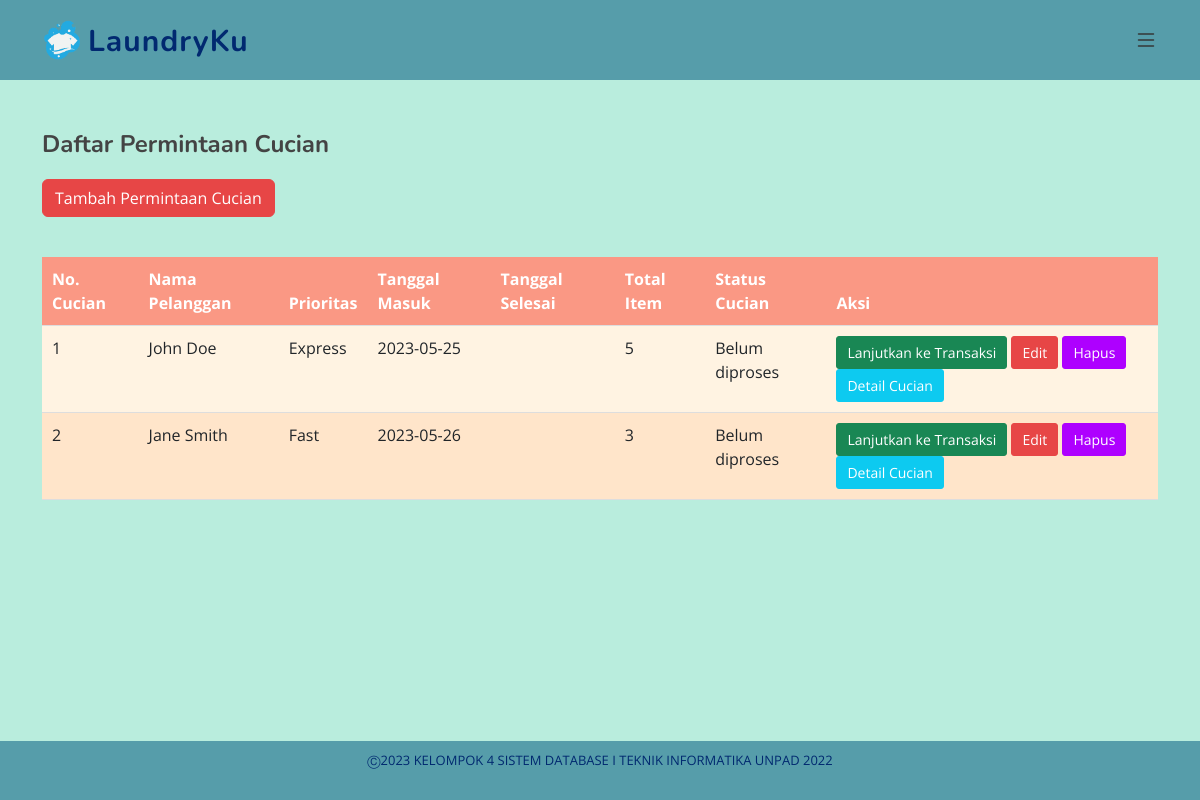
The page /permintaan_cucian.php (signed in) on the database as committed earlier.
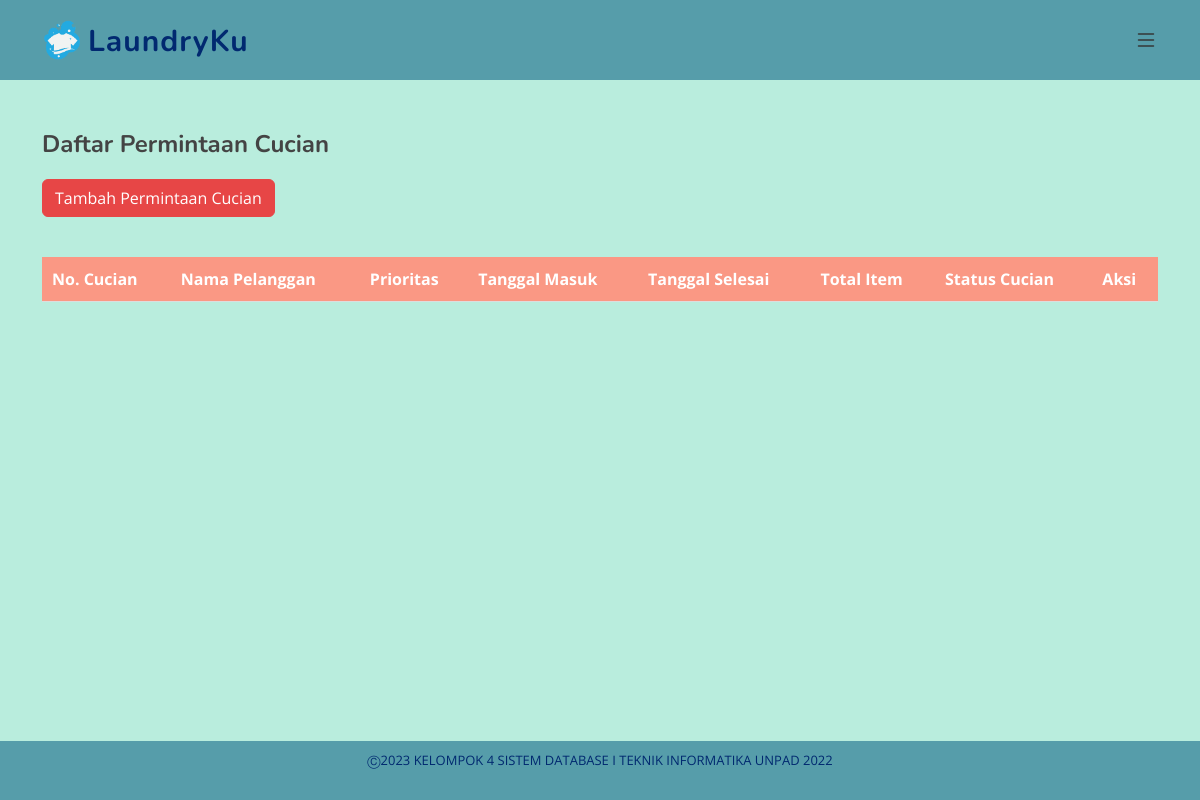
The same page on the database as committed later.
### tables this page shows
CREATE TABLE PermintaanCucian (
    no_cucian INT AUTO_INCREMENT PRIMARY KEY,
    id_pelanggan INT,
    id_prioritas INT,
    tgl_masuk DATE,
    tgl_selesai DATE,
    total_item INT,
    id_status_cucian INT,
    FOREIGN KEY (id_pelanggan) REFERENCES Pelanggan(id_pelanggan),
    FOREIGN KEY (id_prioritas) REFERENCES Prioritas(id_prioritas),
    FOREIGN KEY (id_status_cucian) REFERENCES StatusCucian(id_status_cucian)
);

CREATE TABLE Pelanggan (
    id_pelanggan INT AUTO_INCREMENT PRIMARY KEY,
    nama VARCHAR(255) NOT NULL,
    alamat VARCHAR(255) NOT NULL,
    telepon VARCHAR(15) NOT NULL,
    username VARCHAR(255) NOT NULL,
    password VARCHAR(255) NOT NULL,
    profil_image_url VARCHAR (255),
    role VARCHAR(255) NOT NULL DEFAULT 'pelanggan'
);

CREATE TABLE Prioritas (
    id_prioritas INT AUTO_INCREMENT PRIMARY KEY,
    jenis_prioritas VARCHAR(255) NOT NULL,
    keterangan VARCHAR(255),
    durasi INT,
    image_url VARCHAR (255)
);

CREATE TABLE StatusCucian (
    id_status_cucian INT AUTO_INCREMENT PRIMARY KEY,
    jenis_status_cucian VARCHAR(255) NOT NULL
);

### permintaan_cucian.php (the view, shortened to what this page needs)
<?php
include "config.php";
$query = "SELECT pc.*, p.nama, pri.jenis_prioritas, sc.jenis_status_cucian, SUM(ic.jumlah_item) AS total_item
FROM PermintaanCucian pc
INNER JOIN Pelanggan p ON pc.id_pelanggan = p.id_pelanggan
LEFT JOIN Prioritas pri ON pc.id_prioritas = pri.id_prioritas
LEFT JOIN StatusCucian sc ON pc.id_status_cucian = sc.id_status_cucian
LEFT JOIN itemCucian ic ON pc.no_cucian = ic.no_cucian
GROUP BY pc.no_cucian";
$result = mysqli_query($conn, $query);
?>
<?php include 'header.php'; ?>
<main id="main">
  <section id="admin" class="admin">
    <div class="container">
      <div class="row">
        <div class="col-lg-12">
          <h2>Daftar Permintaan Cucian</h2>
          <div class="text-right">
            <a href="tambah_permintaan_cucian.php" class="btn btn-primary">Tambah Permintaan Cucian</a>
          </div>
        </div>
      </div>
      <div class="row">
        <div class="col-lg-12">
          <table id="tabel-cucian" class="table">
            <thead>
              <tr>
                <th>No. Cucian</th>
                <th>Nama Pelanggan</th>
                <th>Prioritas</th>
                <th>Tanggal Masuk</th>
                <th>Tanggal Selesai</th>
                <th>Total Item</th>
                <th>Status Cucian</th>
                <th>Aksi</th>
              </tr>
            </thead>
            <tbody>
              <?php while ($row = mysqli_fetch_assoc($result)): ?>
                <?php
                $noCucian = $row['no_cucian'];
                $queryCheckTransaksi = "SELECT COUNT(*) AS jumlah_transaksi FROM Transaksi WHERE no_cucian = $noCucian";
                $resultCheckTransaksi = mysqli_query($conn, $queryCheckTransaksi);
                $rowCheckTransaksi = mysqli_fetch_assoc($resultCheckTransaksi);
                $jumlahTransaksi = $rowCheckTransaksi['jumlah_transaksi'];
                ?>
                <tr>
                  <td>
                    <?php echo $row['no_cucian']; ?>
                  </td>
                  <td>
                    <?php echo $row['nama']; ?>
                  </td>
                  <td>
                    <?php echo $row['jenis_prioritas']; ?>
                  </td>
                  <td>
                    <?php echo $row['tgl_masuk']; ?>
                  </td>
                  <td>
                  </td>
                  <td>
                    <?php echo $row['total_item']; ?>
                  </td>
                  <td>
                    <?php echo $row['jenis_status_cucian']; ?>
                  </td>
                  <td>
                    <?php if (!empty($row['no_transaksi'])): ?>
                      <a href="detail_transaksi.php?no_transaksi=<?php echo $row['no_transaksi']; ?>"
                        class="btn btn-primary btn-sm">Detail Transaksi</a>
                    <?php else: ?>
                      <?php if ($jumlahTransaksi > 0): ?>
                        <a href="#" class="btn btn-secondary btn-sm" disabled>Sudah Masuk Transaksi</a>
                      <?php elseif ($row['total_item'] == 0): ?>
                        <a href="#" class="btn btn-secondary btn-sm" disabled>Total Item Kosong</a>
                      <?php else: ?>
                        <a href="buat_transaksi.php?no_cucian=<?php echo $row['no_cucian']; ?>"
                          class="btn btn-success btn-sm">Lanjutkan ke Transaksi</a>
                      <?php endif; ?>
                    <?php endif; ?>
                    <?php if ($row['jenis_status_cucian'] != 'Selesai' && empty($row['no_transaksi'])): ?>
                      <a href="edit_permintaan_cucian.php?no_cucian=<?php echo $row['no_cucian']; ?>"
                        class="btn btn-primary btn-sm">Edit</a>
                      <a href="hapus_permintaan_cucian.php?hapus=<?php echo $row['no_cucian']; ?>"
                        class="btn btn-danger btn-sm">Hapus</a>
                    <?php endif; ?>
                    <a href="detail_cucian.php?no_cucian=<?php echo $row['no_cucian']; ?>"
                      class="btn btn-info btn-sm">Detail Cucian</a>
                  </td>
                </tr>
              <?php endwhile; ?>
            </tbody>
          </table>
        </div>
      </div>
    </div>
  </section>
</main>
<?php include 'footer.php'; ?>
<link rel="stylesheet" href="assets/vendor/DataTables/dataTables.min.css">

### header.php (shortened to what this page needs)
<!DOCTYPE html>
<html lang="en">
<head>
  <link href="assets/vendor/css/bootstrap.min.css" rel="stylesheet">
  <link href="assets/vendor/bootstrap-icons/bootstrap-icons.css" rel="stylesheet">
  <link href="https://cdnjs.cloudflare.com/ajax/libs/font-awesome/6.0.0-beta3/css/all.min.css" rel="stylesheet">
  <link rel="stylesheet" href="assets/css/style.css">
  <link rel="stylesheet" href="assets/css/styles.css">
</head>
<body>
  <header id="header" class="header fixed-top">
    <div class="container-fluid container-xl d-flex align-items-center justify-content-between">
      <a href="" class="logo d-flex align-items-center">
        <img src="assets/img/logo.png" alt="">
        <span>LaundryKu</span>
      </a>
      <button class="menu-toggle">
        <i class="bi bi-list"></i>
      </button>
    </div>
  </header>
</body>
</html>

### footer.php
<footer id="footer" class="footer fixed-bottom">
  <div class="container-fluid">
    <div class="row">
      <div class="col-md-12 text-center">
        <div class="credits">
          Ⓒ2023 KELOMPOK 4 SISTEM DATABASE I TEKNIK INFORMATIKA UNPAD 2022
        </div>
      </div>
    </div>
  </div>
</footer>

### assets/css/style.css (style rules this page uses)
:root { scroll-behavior: smooth; }
body { font-family: "Open Sans", sans-serif; color: #444444; }
a { color: #f4f4f4; text-decoration: none; }
h1, h2, h3, h4, h5, h6 { font-family: "Nunito", sans-serif; }
section { padding: 60px 0; overflow: hidden; }
.header { background: #569DAA; transition: all 0.5s; z-index: 997; padding: 20px 0; }
.header .logo { line-height: 0; }
.header .logo img { max-height: 40px; margin-right: 6px; }
.header .logo span { font-size: 30px; font-weight: 700; letter-spacing: 1px; color: #012970; font-family: "Nunito", sans-serif; margin-top: 3px; }
.footer { background: #569DAA; padding: 0 0 30px 0; font-size: 14px; }
.footer .credits { padding-top: 10px; text-align: center; font-size: 13px; color: #012970; }
@media (max-width: 1400px) { .header { flex-direction: row; justify-content: space-between; align-items: center; padding: 20px; } }
@media (max-width: 1400px) { .menu-toggle { display: block; font-size: 24px; background: none; border: none; color: #333333; cursor: pointer; padding: 0; } }
@media (max-width: 1400px) { .menu-toggle i { margin-top: 4px; } }

### assets/css/styles.css (style rules this page uses)
#main { background-color: #B9EDDD; min-height: calc(100vh - 30px); }
#main .admin table { width: 100%; border-collapse: collapse; margin-top: 20px; }
#main .admin table th, #main .admin table td { padding: 10px; text-align: left; border-bottom: 1px solid #ddd; }
#main .admin table th { background-color: #FA9884; color: #fff; font-weight: bold; }
#main .admin table tr:nth-child(odd) { background-color: #FFF3E2; }
#main .admin h2 { font-size: 24px; font-weight: bold; margin-bottom: 20px; }
#main .admin .text-right { display: flex; justify-content: space-between; align-items: center; margin-bottom: 20px; }
#main .admin .btn-primary { background-color: #E74646; border-color: #E74646; }
#main { padding-top: 70px; }
#main .admin table tr:nth-child(even) { background-color: #FFE5CA; }
#main .admin table td a { display: inline-block; padding: 5px 10px; text-decoration: none; color: #fff; border-radius: 3px; transition: opacity 0.3s ease; }
#main .admin table td a.btn-primary { background-color: #E74646; }
#main .admin table td a.btn-danger { background-color: #ae00ff; }
#main .admin .btn-danger { background-color: #ae00ff; border-color: #ae00ff; }

### permintaan_cucian.php (style rules this page uses)
#main { padding-top: 70px; }

Rows that differ between the two databases and show on the page:
removed permintaancucian: no_cucian "1", id_pelanggan.nama "John Doe", id_prioritas.jenis_prioritas "Express", tgl_masuk "2023-05-25", total_item "5", id_status_cucian.jenis_status_cucian "Belum diproses"
removed permintaancucian: no_cucian "2", id_pelanggan.nama "Jane Smith", id_prioritas.jenis_prioritas "Fast", tgl_masuk "2023-05-26", total_item "3", id_status_cucian.jenis_status_cucian "Belum diproses"
